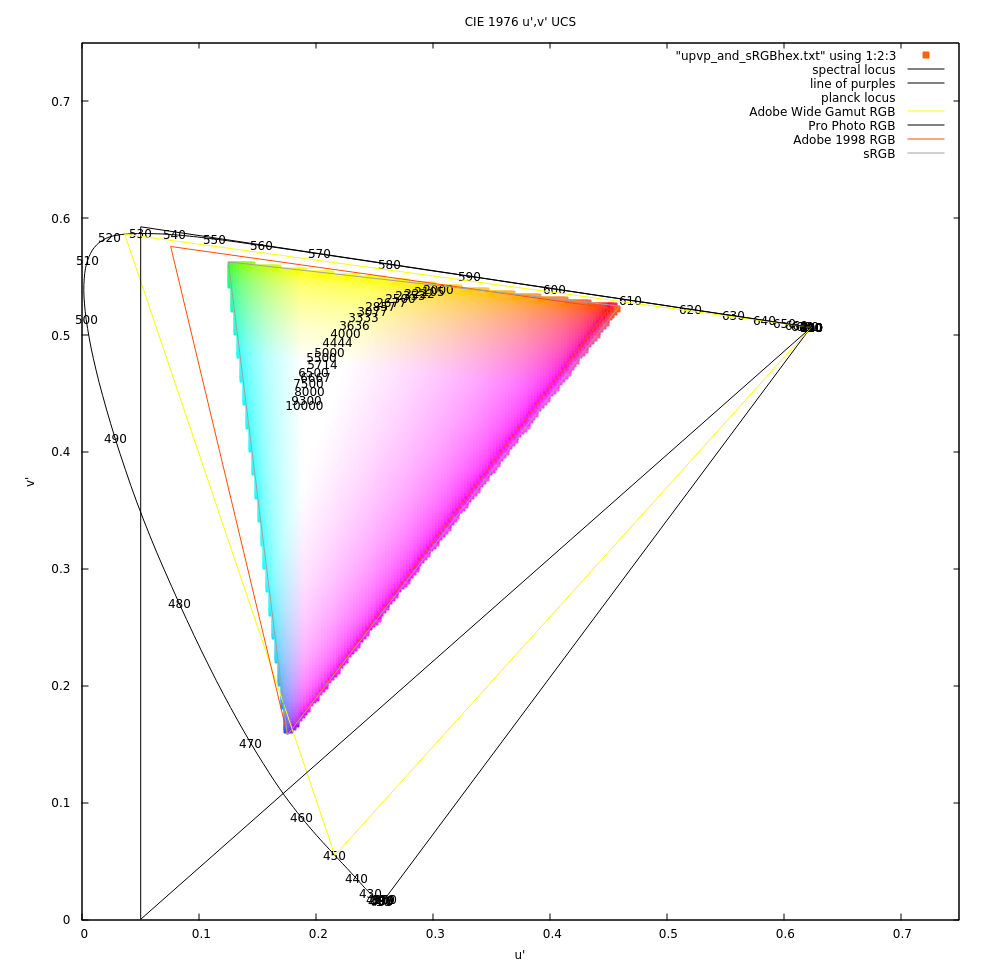

The script that drew this image:
set terminal qt size 1000,1000
set title "CIE 1976 u',v' UCS"
set xrange [0:0.75]
set yrange [0:0.75]
set xlabel "u'"
set ylabel "v'"
set size square
set mouse
plot "upvp_and_sRGBhex.txt" using 1:2:3 with points pt 5 linecolor rgb variable,"visual_upvp_locus.txt" using 2:3 with lines title "spectral locus" linecolor -1, "upvp_lineofpurples.txt" using 2:3 with lines title "line of purples" linecolor -1, "visual_upvp_locus_labels.txt" using 2:3:1 with labels notitle, "planck_upvp_locus.txt" using 1:2:3 with labels title "planck locus", "Adobe_Wide_Gamut_RGB_primaries.txt" using 1:2 with lines title "Adobe Wide Gamut RGB", "ProPhotoRGB_upvp_primaries.txt" using 1:2 with lines title "Pro Photo RGB", "Adobe_1998_RGB_upvp.txt" using 1:2 with lines title "Adobe 1998 RGB","sRGB_upvp_primaries.txt" using 1:2 with lines title "sRGB"
